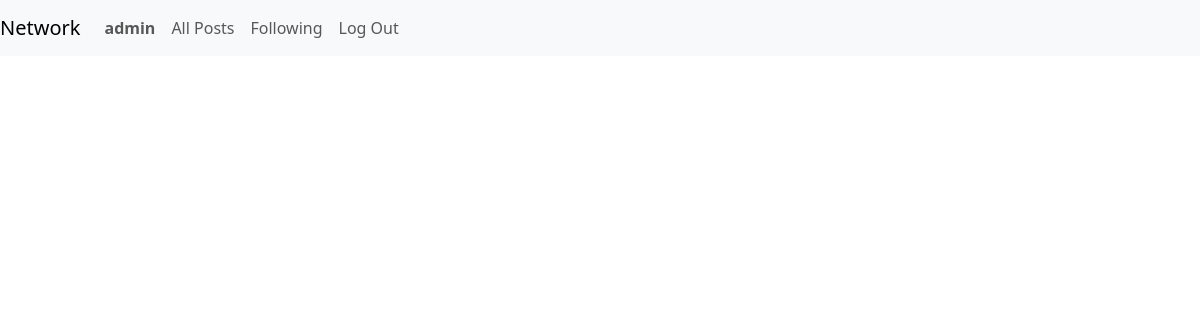
Page /following (signed in) on the earlier database version.
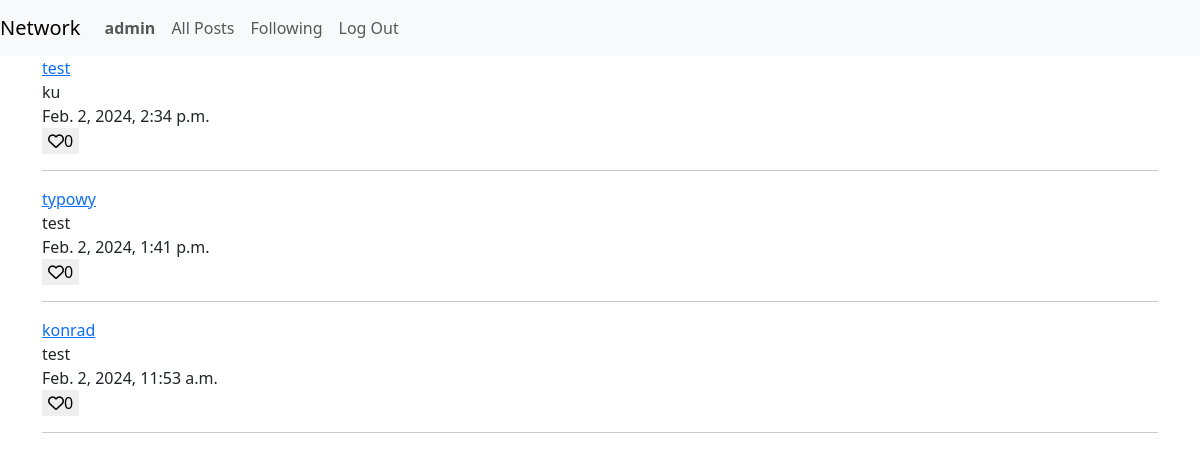
Same page on the later database version.
### network/models.py (models this page shows, shortened)
class Post(models.Model):
    post_author = models.ForeignKey(User, on_delete=models.CASCADE)
    content = models.TextField()
    created_at = models.DateTimeField(auto_now_add=True)
    likes = models.ManyToManyField(User, related_name='liked_posts', blank=True)

class User(AbstractUser):
    posts = models.ManyToManyField('Post',
        symmetrical=False,
        related_name='author',
        blank=True)
    follows = models.ManyToManyField('self',
        symmetrical=False,
        related_name='followed_by',
        blank=True)

### network/views.py (the view)
# urls.py: path("following", views.view_following_posts, name="following"),
@login_required(login_url='login')
def view_following_posts(request):
    users_followed = request.user.follows.all()
    posts = Post.objects.filter(post_author__in=users_followed).order_by('-created_at')
    return render(request, "network/following.html", {"posts": posts})

### network/templates/network/following.html (shortened to what this page needs)
{% extends "network/layout.html" %}
{% load static %}
{% block body %}
{% for post in posts %}
    {% include 'network/post.html' %}
{% endfor %}
{% endblock %}

### network/templates/network/post.html (shortened to what this page needs)
<div>
    <a href="{% url 'profile' post.post_author.username %}">{{ post.post_author }}</a>
</div>
<div>{{post.content}}</div>
<div>{{post.created_at}}</div>
<button id="like-btn-{{post.id}}">
    {% if user in post.likes.all %}
        <i class="fa-solid fa-heart"></i><span id="likes-count-{{post.id}}">{{ post.likes.all.count }}</span>
    {% else %}
        <i class="fa-regular fa-heart"></i><span id="likes-count-{{post.id}}">{{ post.likes.all.count }}</span>
    {% endif %}
</button>
<hr>

Differences in the rows shown:
added Post: post_author "test", content "ku", created_at "Feb. 2, 2024, 2:34 p.m.", likes.all.count "0"
added Post: post_author "typowy", content "test", created_at "Feb. 2, 2024, 1:41 p.m.", likes.all.count "0"
now on this page (row unchanged): Post: post_author "konrad", content "test", created_at "Feb. 2, 2024, 11:53 a.m.", likes.all.count "0"
